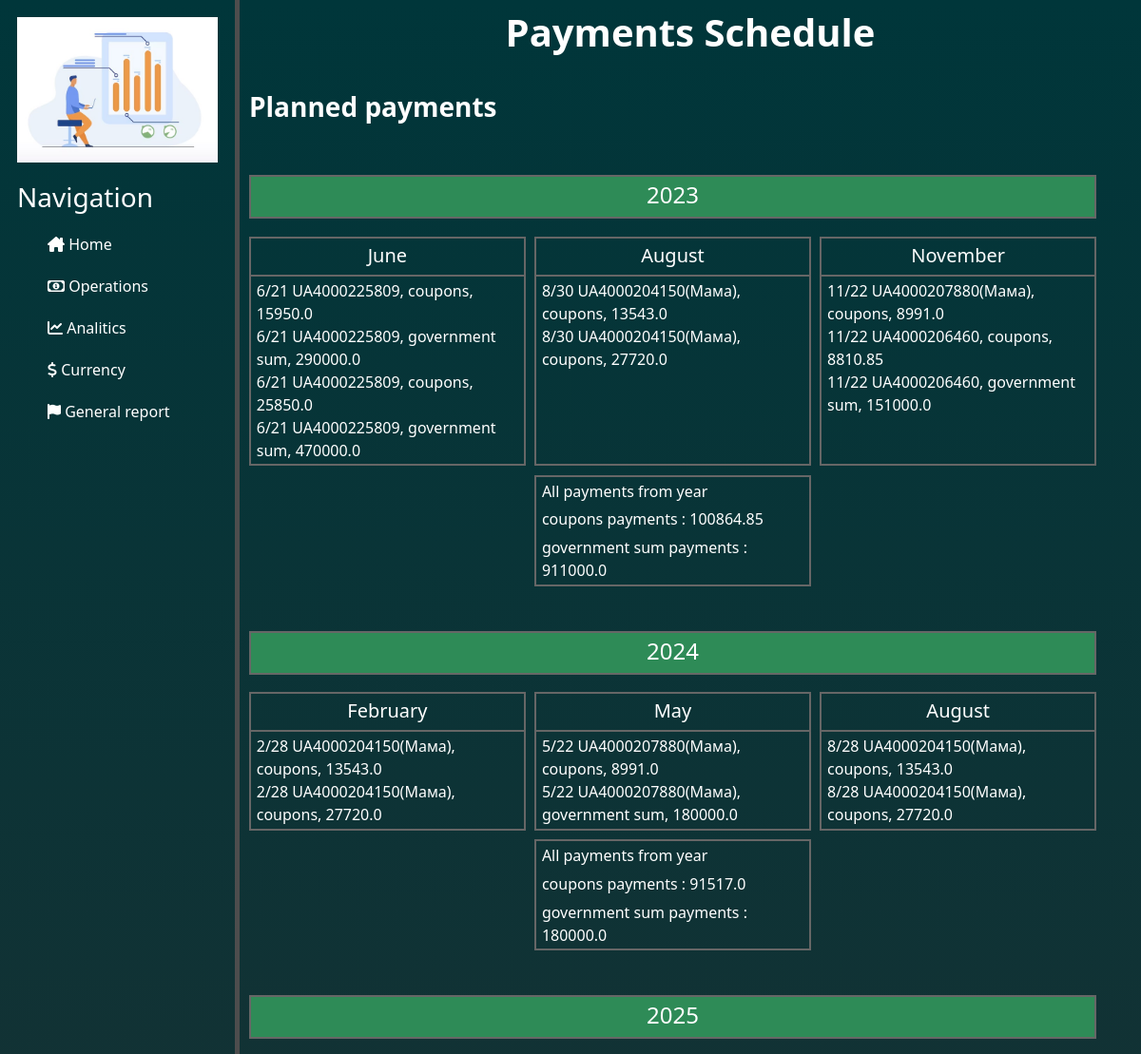
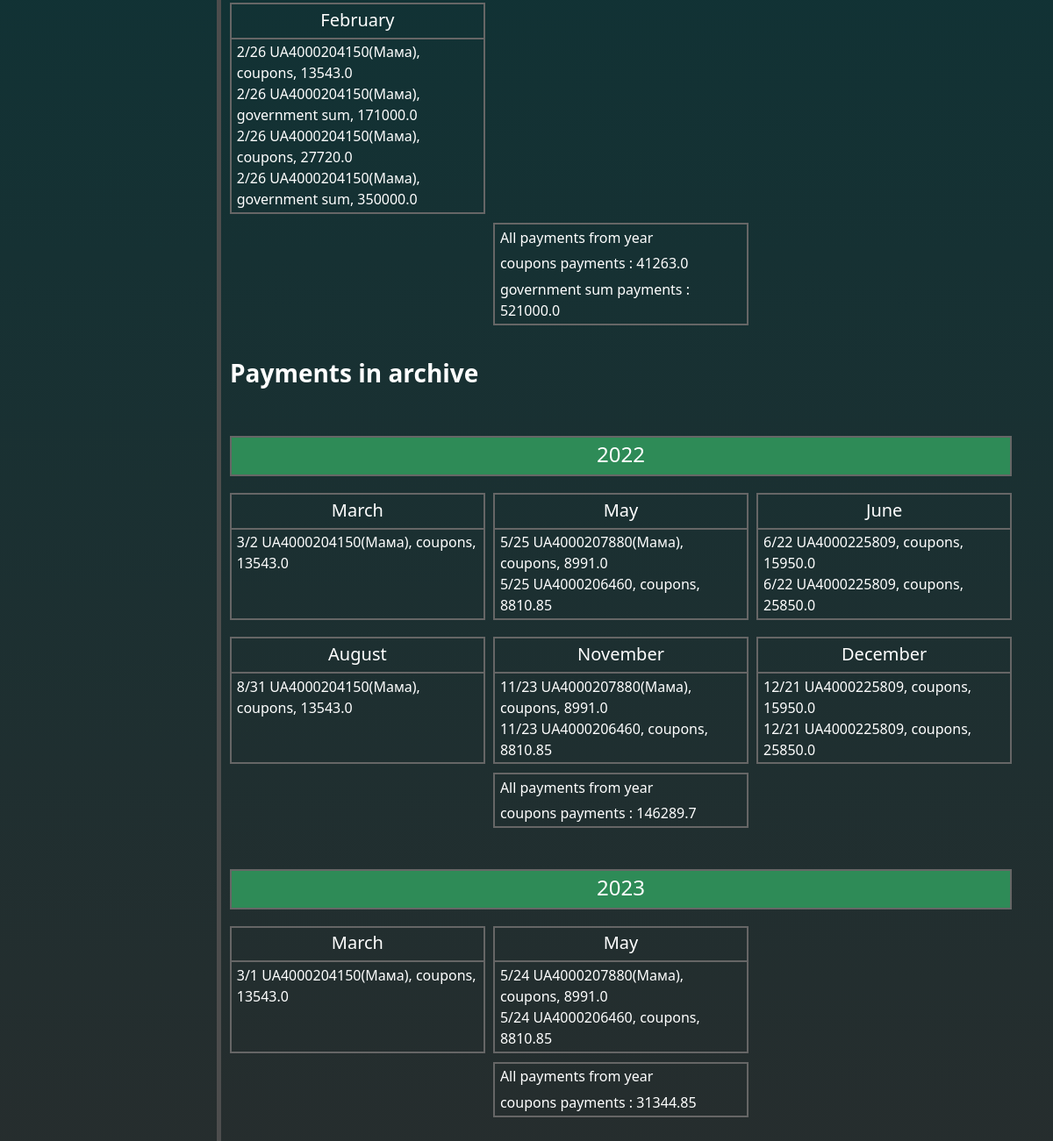
The app's page /governments/payments_schedule with its own data (2 pictures, top to bottom).
### governments/models.py (models this page shows)
class PaymentSchedule(models.Model):
    class Meta:
        db_table = 'payments_schedule'
    payment_type = models.CharField(null=False, max_length=30, blank=False, choices=select_type_payment)
    payment_date = models.DateField()  # Дата виплати
    payment_sum = models.FloatField()  # Сума виплати
    government = models.ForeignKey(Governments, on_delete=models.CASCADE, related_name='payments_schedule')

class Governments(BaseTableForProducts):
    class Meta:
        db_table = 'governments'
    type_gv = models.CharField(null=False, max_length=3, blank=False, choices=select_type_gv)    # Тип ОВДП = YTM/SIM
    coupons = models.IntegerField()               # Кількість придбаних купонів
    coupons_nominal_cost = models.FloatField()    # Номінальна вартість купона
    coupons_current_cost = models.FloatField()    # Фактична(по якій придбав) купон
    bonds_repayment_nominal = models.FloatField() # Загальна виплата по ОВДП згідно номіналу (купони + %)
    bonds_expenses = models.FloatField()          # Витрати на обслуговування ОВДП

### governments/views.py (the view)
# urls.py: path('payments_schedule', views.payments_schedule, name='payments_schedule'),
def payments_schedule(request):
    payments_schedule_active = PaymentSchedule.objects.filter(payment_date__gt=date.today()).order_by('payment_date')
    payments_schedule_archive = PaymentSchedule.objects.filter(payment_date__lt=date.today()).order_by('payment_date')
    period_list_active = forming_period_list(payments_schedule_active)
    year_payments_list_active = forming_year_payments_list(period_list_active, payments_schedule_active)
    period_list_archive = forming_period_list(payments_schedule_archive)
    year_payments_list_archive = forming_year_payments_list(period_list_archive,payments_schedule_archive)
    return render(request, 'governments/payments_schedule.html',{'period_list_active': period_list_active,
                                                                 'period_list_archive': period_list_archive,
                                                                 'year_payments_list_active' : year_payments_list_active,
                                                                 'year_payments_list_archive': year_payments_list_archive,
                                                                 'payments_schedule_active': payments_schedule_active,
                                                                 'payments_schedule_archive': payments_schedule_archive
                                                                 })

### utils/governments/gov_func.py (called while the page is built)
def forming_period_list (date_list):
    period_list = {}
    for date in date_list:
        if date.payment_date.year not in period_list:
            period_list[date.payment_date.year] = []
        if date.payment_date.strftime('%B') not in period_list[date.payment_date.year]:
            period_list[date.payment_date.year].append(date.payment_date.strftime('%B'))
    return period_list

def forming_year_payments_list (period_list, payments_list):
    year_payments_list = {}
    for payment in payments_list:
        for year in period_list:
            if payment.payment_date.year == year:
                if payment.payment_date.year not in year_payments_list:
                    year_payments_list[payment.payment_date.year] = {}
                if payment.payment_type not in year_payments_list[payment.payment_date.year]:
                    year_payments_list[payment.payment_date.year][payment.payment_type]= 0
                year_payments_list[payment.payment_date.year][payment.payment_type] += payment.payment_sum
    return year_payments_list

### governments/templates/governments/payments_schedule.html (shortened to what this page needs)
{% extends 'main/layout.html' %}
{% block content %}
    <div class="block_information_about_deposits">
        <div class="title">
                <h1><b> Payments Schedule </b></h1>
        </div>
        <div class="title_active_deposits">
            <h3><b> Planned payments </b></h3>
        </div>
        {% if payments_schedule_active %}
            <div class="block_governments_payment_schedule">
                {% for year,months in period_list_active.items %}
                    <div class="government_payment_year">
                        <h4> {{ year }} </h4>
                    </div>
                    <div class="government_payment_months">
                        {% for month in months %}
                            <div class="payment_block_month_and_date">
                                <div class="government_payment_month">
                                    <h5> {{ month }} </h5>
                                </div>
                                <div class="government_payment_date">
                                    {% for payment in payments_schedule_active %}
                                        {% if payment.payment_date.year == year and payment.payment_date|date:"F" == month  %}
                                            <div class="government_payments_details">
                                                {{ payment.payment_date.month}}/{{ payment.payment_date.day }}
                                                {{payment.government.name }}, {{ payment.payment_type }},
                                                {{ payment.payment_sum }}
                                            </div>
                                        {% endif %}
                                    {% endfor %}
                                </div>
                            </div>
                        {% endfor %}
                    </div>
                    <div class="governments_result_payment_from_year">
                        {% for payment_year, payment_type in year_payments_list_active.items %}
                            {% if payment_year == year %}
                                <div class="coupons_payments_from_year">
                                    All payments from year
                                </div>
                                {% for type, sum in payment_type.items %}
                                    <div id=coupons_payments_from_year class="coupons_payments_from_year">
                                        {{ type }} payments : {{ sum }}
                                    </div>
                                {% endfor %}
                            {% endif %}
                        {% endfor %}
                    </div>
                {% endfor %}
            </div>
        {% else %}
            <div class="block_empty_deposits">
                <h5> You have no Payments Schedule </h5>
            </div>
        {% endif %}
    <div class="title_archive_governments">
        <h3><b> Payments in archive </b></h3>
    </div>
        {% if payments_schedule_archive %}
            <div class="block_governments_payment_schedule">
                {% for year,months in period_list_archive.items %}
                    <div class="government_payment_year">
                        <h4> {{ year }} </h4>
                    </div>
                    <div class="government_payment_months">
                        {% for month in months %}
                            <div class="payment_block_month_and_date">
                                <div class="government_payment_month">
                                    <h5> {{ month }} </h5>
                                </div>
                                <div class="government_payment_date">
                                    {% for payment in payments_schedule_archive %}
                                        {% if payment.payment_date.year == year and payment.payment_date|date:"F" == month  %}
                                            <div class="government_payments_details">
                                                <h7>
                                                    {{ payment.payment_date.month}}/{{ payment.payment_date.day }}
                                                    {{payment.government.name }}, {{ payment.payment_type }},
                                                    {{ payment.payment_sum }}
                                                </h7>
                                            </div>
                                        {% endif %}
                                    {% endfor %}
                                </div>
                            </div>
                        {% endfor %}
                    </div>
                    <div class="governments_result_payment_from_year">
                        {% for payment_year, payment_type in year_payments_list_archive.items %}
                            {% if payment_year == year %}
                                <div class="coupons_payments_from_year">
                                    All payments from year
                                </div>
                                {% for type, sum in payment_type.items %}
                                    <div id=coupons_payments_from_year class="coupons_payments_from_year">
                                        {{ type }} payments : {{ sum }}
                                    </div>
                                {% endfor %}
                            {% endif %}
                        {% endfor %}
                    </div>
                {% endfor %}
            </div>
        {% else %}
            <div class="block_empty_deposits">
                <h5> You have no Payments Schedule </h5>
            </div>
        {% endif %}
    </div>
{% endblock %}

### main/static/main/css/home.css (style rules this page uses)
body { background: linear-gradient(#00363a,#2c2c2c); color: white; }

### operations/static/operations/css/operations.css (style rules this page uses)
.title { text-align: center; padding: 10px; }
.block_information_about_deposits { display: flex; flex-direction: column; }
.title_active_deposits { margin-left: 10px; margin-top: 20px; }

### governments/static/governments/css/payments_schedule.css (style rules this page uses)
.block_governments_payment_schedule { margin-left: 10px; }
.government_payment_months { display: flex; flex-wrap: wrap; column-gap: 1%; }
.government_payment_month { text-align: center; border-bottom: 2px solid #666666; }
.government_payment_month h5 { margin-top: 2%; }
.payment_block_month_and_date { width: 31%; box-sizing: border-box; margin-top: 2%; border: 2px solid #666666; }
.governments_result_payment_from_year { display: flex; flex-direction: column; margin-top: 1%; margin-left: 32%; width: 31%; border: 2px solid #666666; }
div.coupons_payments_from_year, div.governments_payments_from_year { margin-left: 2%; margin-top: 1%; margin-bottom: 1%; }
.title_archive_governments { margin-left: 10px; margin-top: 4%; }
.government_payment_year { margin-top: 5%; width: 95%; border: 2px solid #666666; background: seagreen; }
.government_payment_year h4 { margin-top: 5px; text-align: center; }
.government_payment_date { display: flex; flex-direction: column; margin-top: 1%; margin-bottom: 1%; margin-left: 2%; }

### records on screen
PaymentSchedule: payment_date.month "6", payment_date.day "21", government.name "UA4000225809", payment_type "coupons", payment_sum "15950.0", payment_type "coupons"
PaymentSchedule: payment_date.month "6", payment_date.day "21", government.name "UA4000225809", payment_type "government sum", payment_sum "290000.0", payment_type "government sum"
PaymentSchedule: payment_date.month "6", payment_date.day "21", government.name "UA4000225809", payment_type "coupons", payment_sum "25850.0"
PaymentSchedule: payment_date.month "6", payment_date.day "21", government.name "UA4000225809", payment_type "government sum", payment_sum "470000.0"
PaymentSchedule: payment_date.month "8", payment_date.day "30", government.name "UA4000204150(Мама)", payment_type "coupons", payment_sum "13543.0"
PaymentSchedule: payment_date.month "8", payment_date.day "30", government.name "UA4000204150(Мама)", payment_type "coupons", payment_sum "27720.0"
PaymentSchedule: payment_date.month "11", payment_date.day "22", government.name "UA4000207880(Мама)", payment_type "coupons", payment_sum "8991.0"
PaymentSchedule: payment_date.month "11", payment_date.day "22", government.name "UA4000206460", payment_type "coupons", payment_sum "8810.85"
PaymentSchedule: payment_date.month "11", payment_date.day "22", government.name "UA4000206460", payment_type "government sum", payment_sum "151000.0"
PaymentSchedule: payment_date.month "2", payment_date.day "28", government.name "UA4000204150(Мама)", payment_type "coupons", payment_sum "13543.0", payment_type "coupons"
PaymentSchedule: payment_date.month "2", payment_date.day "28", government.name "UA4000204150(Мама)", payment_type "coupons", payment_sum "27720.0"
PaymentSchedule: payment_date.month "5", payment_date.day "22", government.name "UA4000207880(Мама)", payment_type "coupons", payment_sum "8991.0"
PaymentSchedule: payment_date.month "5", payment_date.day "22", government.name "UA4000207880(Мама)", payment_type "government sum", payment_sum "180000.0", payment_type "government sum"
PaymentSchedule: payment_date.month "8", payment_date.day "28", government.name "UA4000204150(Мама)", payment_type "coupons", payment_sum "13543.0"
PaymentSchedule: payment_date.month "8", payment_date.day "28", government.name "UA4000204150(Мама)", payment_type "coupons", payment_sum "27720.0"
PaymentSchedule: payment_date.month "2", payment_date.day "26", government.name "UA4000204150(Мама)", payment_type "coupons", payment_sum "13543.0", payment_type "coupons"
PaymentSchedule: payment_date.month "2", payment_date.day "26", government.name "UA4000204150(Мама)", payment_type "government sum", payment_sum "171000.0", payment_type "government sum"
PaymentSchedule: payment_date.month "2", payment_date.day "26", government.name "UA4000204150(Мама)", payment_type "coupons", payment_sum "27720.0"
PaymentSchedule: payment_date.month "2", payment_date.day "26", government.name "UA4000204150(Мама)", payment_type "government sum", payment_sum "350000.0"
PaymentSchedule: payment_date.month "3", payment_date.day "2", government.name "UA4000204150(Мама)", payment_type "coupons", payment_sum "13543.0", payment_type "coupons"
PaymentSchedule: payment_date.month "5", payment_date.day "25", government.name "UA4000207880(Мама)", payment_type "coupons", payment_sum "8991.0"
PaymentSchedule: payment_date.month "5", payment_date.day "25", government.name "UA4000206460", payment_type "coupons", payment_sum "8810.85"
PaymentSchedule: payment_date.month "6", payment_date.day "22", government.name "UA4000225809", payment_type "coupons", payment_sum "15950.0"
PaymentSchedule: payment_date.month "6", payment_date.day "22", government.name "UA4000225809", payment_type "coupons", payment_sum "25850.0"
PaymentSchedule: payment_date.month "8", payment_date.day "31", government.name "UA4000204150(Мама)", payment_type "coupons", payment_sum "13543.0"
PaymentSchedule: payment_date.month "11", payment_date.day "23", government.name "UA4000207880(Мама)", payment_type "coupons", payment_sum "8991.0"
PaymentSchedule: payment_date.month "11", payment_date.day "23", government.name "UA4000206460", payment_type "coupons", payment_sum "8810.85"
PaymentSchedule: payment_date.month "12", payment_date.day "21", government.name "UA4000225809", payment_type "coupons", payment_sum "15950.0"
PaymentSchedule: payment_date.month "12", payment_date.day "21", government.name "UA4000225809", payment_type "coupons", payment_sum "25850.0"
PaymentSchedule: payment_date.month "3", payment_date.day "1", government.name "UA4000204150(Мама)", payment_type "coupons", payment_sum "13543.0", payment_type "coupons"
PaymentSchedule: payment_date.month "5", payment_date.day "24", government.name "UA4000207880(Мама)", payment_type "coupons", payment_sum "8991.0"
PaymentSchedule: payment_date.month "5", payment_date.day "24", government.name "UA4000206460", payment_type "coupons", payment_sum "8810.85"

### other values on screen
{{ year }} "2023" "2024" "2025"
{{ month }} "June" "August" "November" "February" "May" "August" "February"
{{ sum }} "100864.85" "911000.0" "91517.0" "180000.0" "41263.0" "521000.0"
{{ year }} "2022" "2023"
{{ month }} "March" "May" "June" "August" "November" "December" "March" "May"
{{ sum }} "146289.7" "31344.85"
